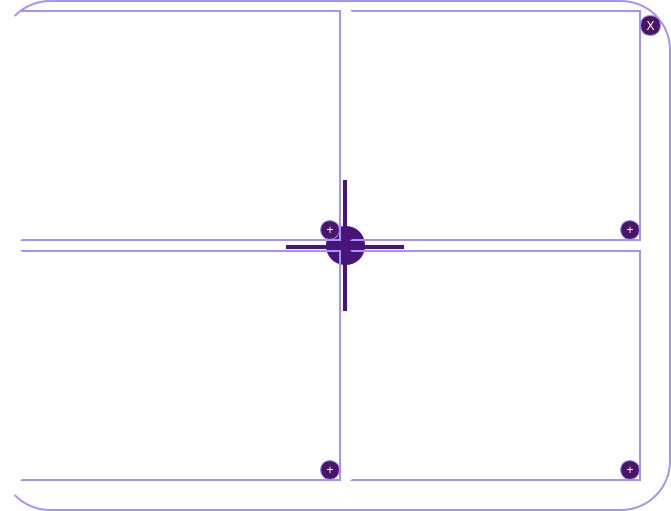
   <widget class="QFrame" name="janela_graficos">
    <property name="enabled">
     <bool>false</bool>
    </property>
    <property name="geometry">
     <rect>
      <x>785</x>
      <y>30</y>
      <width>671</width>
      <height>511</height>
     </rect>
    </property>
    <property name="styleSheet">
     <string notr="true">QFrame{
	background-color: rgba(255, 255, 255, 0);
	border: 2px solid;
	border-right-color: rgb(164, 146, 255);
	border-top-color: rgb(164, 146, 255);
	border-bottom-color: rgb(164, 146, 255);
	border-left-color: rgba(255, 255, 255, 0);
	border-radius: 50%;
}
QPushButton{
	border-radius: 10%;
	color: rgb(255, 255, 255);
	background-color: rgb(74, 21, 100);
	border: 1px solid  rgb(164, 146, 255);
}
QPushButton::pressed{
	font: 700 12pt &quot;Comic Sans MS&quot;;
	border: 2px solid rgb(164, 146, 255);
}
QPushButton::hover{
	background-color: rgb(71, 21, 120);
}
QLabel{
	border-radius: 0;
}</string>
    </property>
    <property name="frameShape">
     <enum>QFrame::StyledPanel</enum>
    </property>
    <property name="frameShadow">
     <enum>QFrame::Raised</enum>
    </property>
    <widget class="QLabel" name="l_plt_evolucao_gastos">
     <property name="geometry">
      <rect>
       <x>350</x>
       <y>10</y>
       <width>291</width>
       <height>231</height>
      </rect>
     </property>
     <property name="styleSheet">
      <string notr="true"/>
     </property>
     <property name="text">
      <string/>
     </property>
     <property name="scaledContents">
      <bool>true</bool>
     </property>
    </widget>
    <widget class="QLabel" name="l_plt_evolucao_ganhos">
     <property name="geometry">
      <rect>
       <x>350</x>
       <y>250</y>
       <width>291</width>
       <height>231</height>
      </rect>
     </property>
     <property name="styleSheet">
      <string notr="true"/>
     </property>
     <property name="text">
      <string/>
     </property>
     <property name="scaledContents">
      <bool>true</bool>
     </property>
    </widget>
    <widget class="QLabel" name="l_plt_ganhos">
     <property name="geometry">
      <rect>
       <x>20</x>
       <y>250</y>
       <width>321</width>
       <height>231</height>
      </rect>
     </property>
     <property name="styleSheet">
      <string notr="true"/>
     </property>
     <property name="text">
      <string/>
     </property>
     <property name="scaledContents">
      <bool>true</bool>
     </property>
    </widget>
    <widget class="QLabel" name="l_plt_gastos">
     <property name="geometry">
      <rect>
       <x>20</x>
       <y>10</y>
       <width>321</width>
       <height>231</height>
      </rect>
     </property>
     <property name="styleSheet">
      <string notr="true"/>
     </property>
     <property name="text">
      <string/>
     </property>
     <property name="scaledContents">
      <bool>true</bool>
     </property>
    </widget>
    <widget class="Line" name="line_3">
     <property name="geometry">
      <rect>
       <x>343</x>
       <y>180</y>
       <width>4</width>
       <height>131</height>
      </rect>
     </property>
     <property name="styleSheet">
      <string notr="true">background-color: rgb(71, 21, 120);
border-color: rgba(0, 0, 0, 0);</string>
     </property>
     <property name="orientation">
      <enum>Qt::Vertical</enum>
     </property>
    </widget>
    <widget class="Line" name="line_4">
     <property name="geometry">
      <rect>
       <x>286</x>
       <y>245</y>
       <width>118</width>
       <height>4</height>
      </rect>
     </property>
     <property name="styleSheet">
      <string notr="true">background-color: rgb(71, 21, 120);
border-color: rgba(0, 0, 0, 0);</string>
     </property>
     <property name="orientation">
      <enum>Qt::Horizontal</enum>
     </property>
    </widget>
    <widget class="QLabel" name="label_5">
     <property name="geometry">
      <rect>
       <x>325</x>
       <y>225</y>
       <width>41</width>
       <height>41</height>
      </rect>
     </property>
     <property name="styleSheet">
      <string notr="true">background-color: rgb(71, 21, 120);
border-color: rgba(0, 0, 0, 0);
border-radius: 20%;</string>
     </property>
     <property name="text">
      <string/>
     </property>
    </widget>
    <widget class="QPushButton" name="PB_fechar_graficos">
     <property name="geometry">
      <rect>
       <x>640</x>
       <y>15</y>
       <width>21</width>
       <height>21</height>
      </rect>
     </property>
     <property name="text">
      <string>X</string>
     </property>
    </widget>
    <widget class="QPushButton" name="PB_plt_externo_ganhos">
     <property name="geometry">
      <rect>
       <x>320</x>
       <y>460</y>
       <width>20</width>
       <height>20</height>
      </rect>
     </property>
     <property name="text">
      <string>+</string>
     </property>
    </widget>
    <widget class="QPushButton" name="PB_plt_externo_evl_ganhos">
     <property name="geometry">
      <rect>
       <x>620</x>
       <y>460</y>
       <width>20</width>
       <height>20</height>
      </rect>
     </property>
     <property name="text">
      <string>+</string>
     </property>
    </widget>
    <widget class="QPushButton" name="PB_plt_externo_evl_gastos">
     <property name="geometry">
      <rect>
       <x>620</x>
       <y>220</y>
       <width>20</width>
       <height>20</height>
      </rect>
     </property>
     <property name="text">
      <string>+</string>
     </property>
    </widget>
    <widget class="QPushButton" name="PB_plt_externo_gastos">
     <property name="geometry">
      <rect>
       <x>320</x>
       <y>220</y>
       <width>20</width>
       <height>20</height>
      </rect>
     </property>
     <property name="text">
      <string>+</string>
     </property>
    </widget>
    <zorder>label_5</zorder>
    <zorder>l_plt_evolucao_gastos</zorder>
    <zorder>l_plt_evolucao_ganhos</zorder>
    <zorder>l_plt_ganhos</zorder>
    <zorder>l_plt_gastos</zorder>
    <zorder>line_4</zorder>
    <zorder>line_3</zorder>
    <zorder>PB_fechar_graficos</zorder>
    <zorder>PB_plt_externo_ganhos</zorder>
    <zorder>PB_plt_externo_evl_ganhos</zorder>
    <zorder>PB_plt_externo_evl_gastos</zorder>
    <zorder>PB_plt_externo_gastos</zorder>
   </widget>
